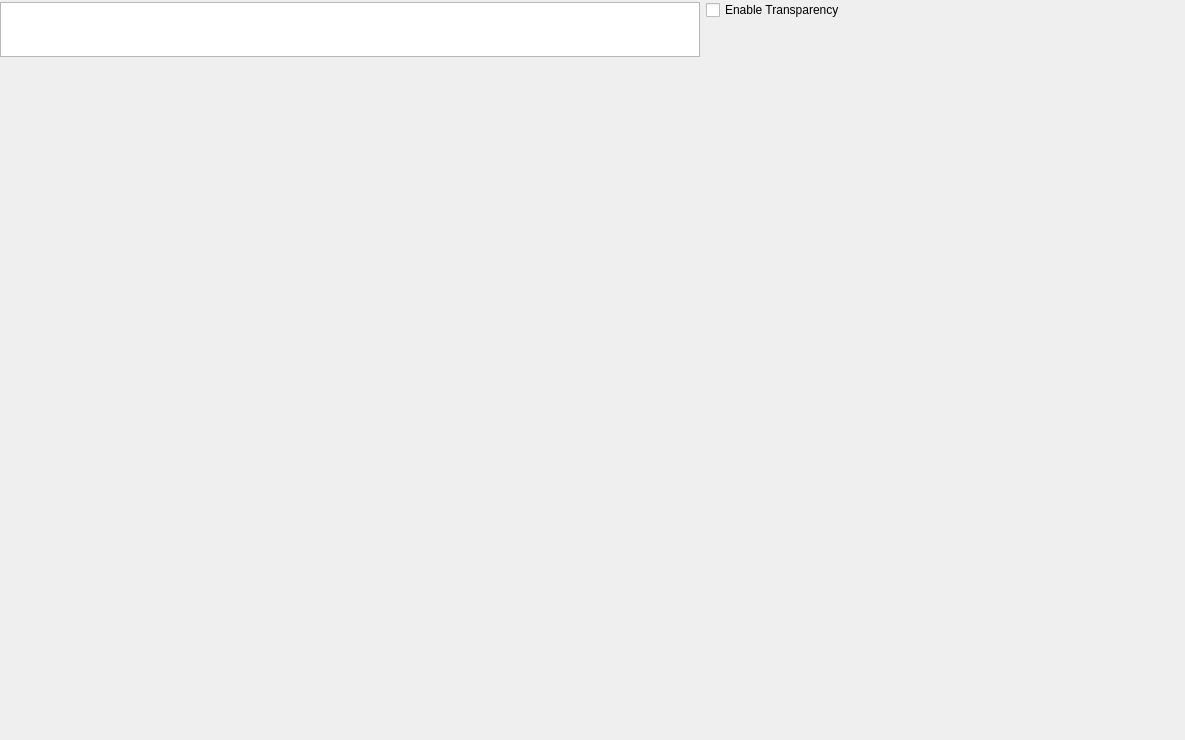
<?xml version="1.0" encoding="UTF-8"?>
<ui version="4.0">
 <class>MGFTextureViewerWidget</class>
 <widget class="QWidget" name="MGFTextureViewerWidget">
  <property name="geometry">
   <rect>
    <x>0</x>
    <y>0</y>
    <width>1185</width>
    <height>740</height>
   </rect>
  </property>
  <property name="sizePolicy">
   <sizepolicy hsizetype="Expanding" vsizetype="Expanding">
    <horstretch>0</horstretch>
    <verstretch>0</verstretch>
   </sizepolicy>
  </property>
  <property name="windowTitle">
   <string>Form</string>
  </property>
  <layout class="QVBoxLayout" name="verticalLayout">
   <property name="spacing">
    <number>6</number>
   </property>
   <property name="leftMargin">
    <number>0</number>
   </property>
   <property name="topMargin">
    <number>0</number>
   </property>
   <property name="rightMargin">
    <number>0</number>
   </property>
   <property name="bottomMargin">
    <number>0</number>
   </property>
   <item>
    <layout class="QHBoxLayout" name="horizontalLayout">
     <property name="sizeConstraint">
      <enum>QLayout::SetMaximumSize</enum>
     </property>
     <item>
      <widget class="QTableView" name="TextureDetailsTable">
       <property name="sizePolicy">
        <sizepolicy hsizetype="Fixed" vsizetype="Fixed">
         <horstretch>0</horstretch>
         <verstretch>0</verstretch>
        </sizepolicy>
       </property>
       <property name="minimumSize">
        <size>
         <width>700</width>
         <height>55</height>
        </size>
       </property>
       <property name="maximumSize">
        <size>
         <width>700</width>
         <height>55</height>
        </size>
       </property>
       <property name="verticalScrollBarPolicy">
        <enum>Qt::ScrollBarAlwaysOff</enum>
       </property>
       <property name="horizontalScrollBarPolicy">
        <enum>Qt::ScrollBarAlwaysOff</enum>
       </property>
       <attribute name="verticalHeaderVisible">
        <bool>false</bool>
       </attribute>
      </widget>
     </item>
     <item>
      <layout class="QVBoxLayout" name="verticalLayout_2">
       <property name="sizeConstraint">
        <enum>QLayout::SetMaximumSize</enum>
       </property>
       <item>
        <widget class="QCheckBox" name="ToggleAlphaCheckBox">
         <property name="text">
          <string>Enable Transparency</string>
         </property>
        </widget>
       </item>
       <item>
        <spacer name="verticalSpacer">
         <property name="orientation">
          <enum>Qt::Vertical</enum>
         </property>
         <property name="sizeType">
          <enum>QSizePolicy::Ignored</enum>
         </property>
         <property name="sizeHint" stdset="0">
          <size>
           <width>20</width>
           <height>40</height>
          </size>
         </property>
        </spacer>
       </item>
      </layout>
     </item>
    </layout>
   </item>
   <item>
    <widget class="QScrollArea" name="scrollArea">
     <property name="frameShape">
      <enum>QFrame::NoFrame</enum>
     </property>
     <property name="frameShadow">
      <enum>QFrame::Plain</enum>
     </property>
     <property name="lineWidth">
      <number>0</number>
     </property>
     <property name="widgetResizable">
      <bool>false</bool>
     </property>
     <widget class="QWidget" name="scrollAreaWidgetContents">
      <property name="geometry">
       <rect>
        <x>0</x>
        <y>0</y>
        <width>958</width>
        <height>546</height>
       </rect>
      </property>
     </widget>
    </widget>
   </item>
  </layout>
 </widget>
 <resources/>
 <connections/>
</ui>
